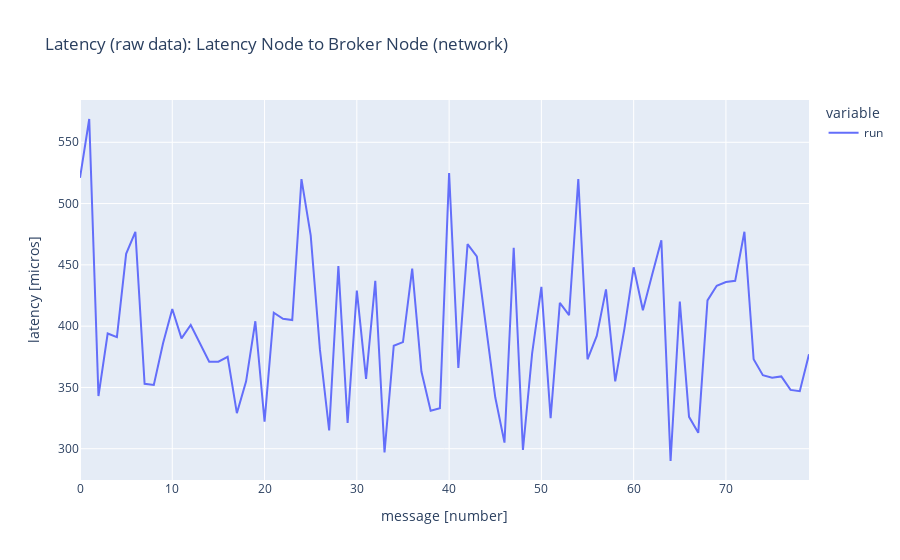

Notebook code for this chart:
### Markdown cell above
## Latency (raw data): Latency Node to Broker Node (Network)

### Code cell
if run.run_meta.getRuncSpecMonitorLatencyLatencyNodeIsIncluded():
    import plotly.express as px
    df_lat_raw_lat_node = run_analytics.export_latency_node_distinct_latencies_as_dataframe()
    fig_line = px.line(df_lat_raw_lat_node,
                    title="Latency (raw data): Latency Node to Broker Node (network)",
                    labels={"value":"latency [micros]", "index":"message [number]"})
    fig_line.show()
else: 
    print("Latency Node to Broker Node: not included")

### Figure 1 — Plotly figure (JSON) as saved in the notebook; plotly's stock layout.template omitted (floating-point values rounded to 4 significant figures)
{"data": [{"hovertemplate": "variable=run<br>message [number]=%{x}<br>latency [micros]=%{y}<extra></extra>", "legendgroup": "run", "line": {"color": "#636efa", "dash": "solid"}, "mode": "lines", "name": "run", "orientation": "v", "showlegend": true, "type": "scatter", "x": [0, 1, 2, 3, 4, 5, 6, 7, 8, 9, 10, 11, 12, 13, 14, 15, 16, 17, 18, 19, 20, 21, 22, 23, 24, 25, 26, 27, 28, 29, 30, 31, 32, 33, 34, 35, 36, 37, 38, 39, 40, 41, 42, 43, 44, 45, 46, 47, 48, 49, 50, 51, 52, 53, 54, 55, 56, 57, 58, 59, 60, 61, 62, 63, 64, 65, 66, 67, 68, 69, 70, 71, 72, 73, 74, 75, 76, 77, 78, 79], "xaxis": "x", "y": [521, 569, 343, 394, 391, 459, 477, 353, 352, 386, 414, 390, 401, 386, 371, 371, 375, 329, 355, 404, 322, 411, 406, 405, 520, 474, 381, 315, 449, 321, 429, 357, 437, 297, 384, 387, 447, 363, 331, 333, 525, 366, 467, 457, 399, 342, 305, 464, 299, 378, 432, 325, 419, 409, 520, 373, 392, 430, 355, 398, 448, 413, 442, 470, 290, 420, 326, 313, 421, 433, 436, 437, 477, 373, 360, 358, 359, 348, 347, 377], "yaxis": "y"}], "layout": {"legend": {"title": {"text": "variable"}, "tracegroupgap": 0}, "title": {"text": "Latency (raw data): Latency Node to Broker Node (network)"}, "xaxis": {"anchor": "y", "domain": [0, 1], "title": {"text": "message [number]"}}, "yaxis": {"anchor": "x", "domain": [0, 1], "title": {"text": "latency [micros]"}}}}
